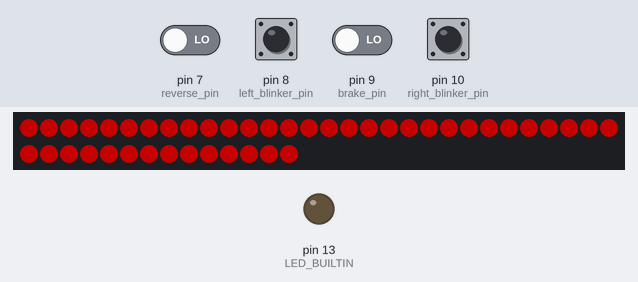
A program run on a simulated Arduino Nano, built with avr-gcc and run on an emulated ATmega328P. Parts: 44 RGB LEDs in strip order, left to right, continuing on the next row, output pins drawn as LEDs (lit = HIGH). The test bench sets the inputs (shaded band); at power-on: pin 7 (reverse_pin), pin 8 (left_blinker_pin), pin 9 (brake_pin), pin 10 (right_blinker_pin) LOW. Dim RGB values are drawn brighter than linear; random numbers use the default seed unless the program sets one.

Above: at 2.0 s.
2.1 s: pin 8 (left_blinker_pin) pulled HIGH for 0.15 s
4.3 s: pin 7 (reverse_pin) driven HIGH
At 4.7 s:
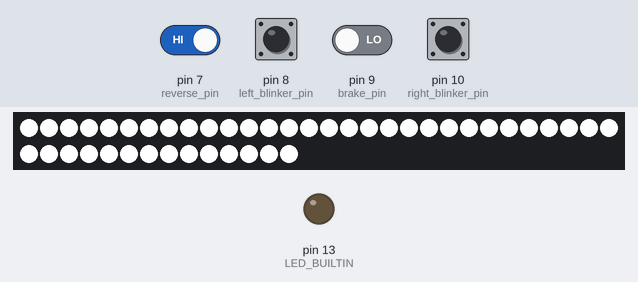
5.8 s: pin 7 (reverse_pin) driven LOW
At 6.9 s:
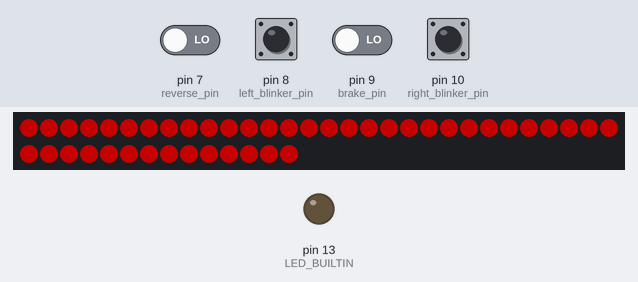
7.3 s: pin 10 (right_blinker_pin) pulled HIGH for 1 s
9.8 s: pin 9 (brake_pin) driven HIGH
11.3 s: pin 8 (left_blinker_pin) pulled HIGH for 1 s
Timing chart, 0 to 14.3 s (numbered marks = the images above; inputs shaded):
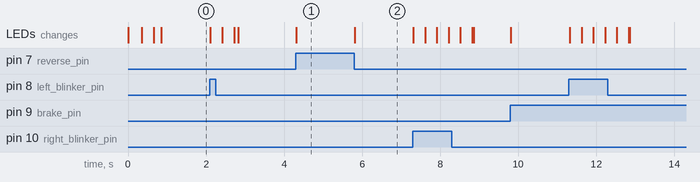

The program:

main.cpp
```cpp
#include <Arduino.h>
#define FASTLED_INTERNAL

#include <FastLED.h>
#include "initialize.h"

// LED properties
#define NUM_LEDS 44
#define LED_TYPE WS2811
#define COLOR_ORDER GRB

#define DATA_PIN 3

// GPIO pins for signals
#define reverse_pin 7
#define left_blinker_pin 8
#define brake_pin 9
#define right_blinker_pin 10

// Master brightness in percent
#define MASTER_BRIGHTNESS 100.0

// Component brightnesses in percentage of master brightness
#define BRAKE_BRIGHTNESS 100.0
#define TAIL_BRIGHTNESS 60.0
#define REVERSE_BRIGHTNESS 100.0
#define EFFECT_BRIGHTNESS 40.0

// Blinker config
// The blinker area will take up 1/x of the strip
#define RATIO_BLINKER 2.678
// Blinker CRGB color
#define BLINKER_COLOR CRGB(255, 47, 0)
// Higher number -> steeper fade
#define blinker_fade 5
#define hazard_fade 7
#define blinker_speed 0.2
#define hazard_duration 100

// Brake hue
#define BRAKE_COLOR HUE_RED

// Speed of the animations
#define FPS 120

// Directions
#define LEFT 0
#define RIGHT 1
#define BOTH 2
#define NONE -1

// Time between blinking signals in ms - 0 for continuous signal
#define SIGNAL_TIME 500.0

//--------------------------------------------------//

// CRGB array contains LEDs
CRGB leds[NUM_LEDS];

// Various state tracking and timing variables
bool braking = false;
float blinker_pos = 43;
int blinking = NONE;
int hazard_timer = 0;
bool reversing = false;
int frames;
const int state_time = ((SIGNAL_TIME + 50.0) / 1000) * FPS;
int state_timer_1 = 0;
int state_timer_2 = 0;

// Calculates real 8-bit brightness values from percentages
int actual_tail_brightness = 255 * (TAIL_BRIGHTNESS / 100);
int actual_brake_brightness = (255 * (BRAKE_BRIGHTNESS / 100)) - actual_tail_brightness;
int actual_reverse_brightness = 255 * (REVERSE_BRIGHTNESS / 100);
int actual_effects_brightness = 255 * (EFFECT_BRIGHTNESS / 100);
int actual_master_brightness = 255 * (MASTER_BRIGHTNESS / 100);

void setup()
{
  // Uncomment follwing line for debugging
  // Serial.begin(9600);

  // Pin configuration
  pinMode(left_blinker_pin, INPUT);
  pinMode(brake_pin, INPUT);
  pinMode(right_blinker_pin, INPUT);
  pinMode(reverse_pin, INPUT);
  pinMode(LED_BUILTIN, OUTPUT);

  // LED initialization
  FastLED.addLeds<LED_TYPE, DATA_PIN, COLOR_ORDER>(leds, NUM_LEDS).setCorrection(TypicalLEDStrip);
  FastLED.setBrightness(actual_master_brightness);
  fill_solid(leds, NUM_LEDS, CRGB::Black);

  // Choosing a random init animation (currently there are 3)
  randomSeed(analogRead(A2));
  int r = random(3);

  switch (r)
  {
  case 0:
    ftg_init(leds, NUM_LEDS, actual_tail_brightness, BRAKE_COLOR);
    break;
  case 1:
    sinaloid_init(leds, NUM_LEDS, actual_tail_brightness, BRAKE_COLOR);
    break;
  case 2:
    mc_fade_init(leds, NUM_LEDS, actual_tail_brightness, BRAKE_COLOR);
  }

  FastLED.show();
}

void blinker(int dir)
// Handles Blinker animations
{
  if (dir == RIGHT)
  {
    int start = NUM_LEDS - (NUM_LEDS / RATIO_BLINKER);
    int fin = NUM_LEDS - 1;
    blinker_pos += blinker_speed;
    leds[(int)blinker_pos] = BLINKER_COLOR;
    if (blinker_pos < start || blinker_pos > fin)
      blinker_pos = start;
  }
  else if (dir == LEFT)
  {
    int start = (NUM_LEDS / RATIO_BLINKER);
    int fin = 0;
    blinker_pos -= blinker_speed;
    if (blinker_pos > start || blinker_pos < fin)
      blinker_pos = start;

    leds[(int)blinker_pos] = BLINKER_COLOR;
  }
  else if (dir == BOTH)
  {
    if (hazard_timer == 0)
    {
      fill_solid(leds, NUM_LEDS, BLINKER_COLOR);
      hazard_timer = hazard_duration;
    }
    hazard_timer--;
  }

  if (blinking == BOTH)
  {
    fadeToBlackBy(leds, NUM_LEDS, hazard_fade);
  }
  else
  {
    fadeToBlackBy(leds, NUM_LEDS, blinker_fade);
  }
}

void update_strip()
// Handles brake lights and reverse lights
{
  // Blind user when reversing
  if (reversing)
  {
    fill_solid(leds, NUM_LEDS, CHSV(0, 0, actual_reverse_brightness));
    return;
  }

  // Don't draw taillight behind blinking area when blinking
  if (blinking == RIGHT)
  {
    for (int i = 0; i < (NUM_LEDS - (NUM_LEDS / RATIO_BLINKER)); i++)
    {
      leds[i] = CHSV(BRAKE_COLOR, 255, actual_tail_brightness + braking * actual_brake_brightness);
    }
  }
  else if (blinking == LEFT)
  {
    for (int i = NUM_LEDS / RATIO_BLINKER; i < NUM_LEDS; i++)
    {
      leds[i] = CHSV(BRAKE_COLOR, 255, actual_tail_brightness + braking * actual_brake_brightness);
    }
  }
  else if (blinking == BOTH)
  {
    for (int i = NUM_LEDS / RATIO_BLINKER; i < (NUM_LEDS - (NUM_LEDS / RATIO_BLINKER)); i++)
    {
      leds[i] = CHSV(BRAKE_COLOR, 255, actual_tail_brightness + braking * actual_brake_brightness);
    }
  }
  else
  {
    fill_solid(leds, NUM_LEDS, CHSV(BRAKE_COLOR, 255, actual_tail_brightness + braking * actual_brake_brightness));
  }
}

void update_states()
// Handles input signals and state timing
{
  reversing = digitalRead(reverse_pin);
  braking = digitalRead(brake_pin);

  static bool left;
  static bool right;
  left = digitalRead(left_blinker_pin);
  right = digitalRead(right_blinker_pin);

  if (state_timer_1 > 0 && state_timer_2 > 0)
  {
    blinking = BOTH;
  }

  else if (state_timer_1 > 0)
  {
    blinking = RIGHT;
  }
  else if (state_timer_2 > 0)
  {
    blinking = LEFT;
  }

  else if (state_timer_1 <= 0 && state_timer_2 <= 0)
  {
    blinking = NONE;
  }

  if (left)
  {
    state_timer_2 = state_time;
  }
  if (right)
  {
    state_timer_1 = state_time;
  }
  if (state_timer_1 > 0)
    state_timer_1--;
  if (state_timer_2 > 0)
    state_timer_2--;
}

void loop()
{
  // Keeping track of frames for later features.
  frames++;

  update_states();
  blinker(blinking);
  update_strip();
  FastLED.delay(1000 / FPS);
}
```

initialize.h
```cpp
#include <Arduino.h>
#define FASTLED_INTERNAL
#include <FastLED.h>
#include <LinkedList.h>

void sinaloid_init(CRGB leds[], int NUM_LEDS, int brightness, int color)
// Sweeps a sine wave across the display to turn it on
{
    int bpm = 28;
    int pos1 = 0;
    int pos2 = 0;
    bool fade = 1;
    bool reached_end = 0;
    while (pos1 != (NUM_LEDS / 2) - 1)
    {
        pos1 = beatsin16(bpm, 0, NUM_LEDS - 1);
        pos2 = map(pos1, 0, NUM_LEDS - 1, NUM_LEDS - 1, 0);

        leds[pos1] = CHSV(color, 255, brightness);
        leds[pos2] = CHSV(color, 255, brightness);
        if (fade)
        {
            fadeToBlackBy(leds, NUM_LEDS, 15);
        }
        if (pos1 == NUM_LEDS - 1)
        {
            reached_end = 1;
        }
        if (pos1 == NUM_LEDS - 2 && reached_end)
        {
            fade = 0;
        }
        FastLED.show();
        FastLED.delay(5);
    }
}

void printList(String s, int a[], int l)
// Turns on one LED after another in a random order and increasing speed
{
    Serial.print(s);
    Serial.print(" ");
    for (int i = 0; i < l; i++)
    {
        Serial.print(a[i]);
        Serial.print(" ");
    }
    Serial.println("");
}

void ftg_init(CRGB leds[], int NUM_LEDS, int brightness, int color)
{
    LinkedList<int> indices = LinkedList<int>();
    int delay = 35;
    for (int i = 0; i < NUM_LEDS; i++)
    {
        indices.add(i);
    }
    for (int i = 0; i < NUM_LEDS; i++)
    {
        int r = random8(indices.size() - 1);
        leds[indices.remove(r)] = CHSV(color, 255, brightness);
        FastLED.delay(delay -= (delay / NUM_LEDS));
    }
}

void mc_fade_init(CRGB leds[], int NUM_LEDS, int brightness, int color)
{
    int j = color - brightness;
    for (int i = 0; i <= brightness; i++)
    {
        for (int k = 0; k < NUM_LEDS; k++)
        {
            leds[k] = CHSV(j, 255, i);
        }
        j++;
        FastLED.delay(5);
    }
}
```

Measured:
- after the input at 4.3 s, the LEDs: change at once (image 1)
- after the input at 5.8 s, the LEDs: change at once (image 2)
